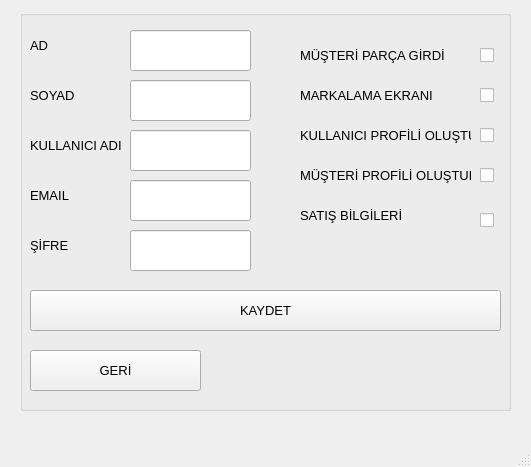
<?xml version="1.0" encoding="UTF-8"?>
<ui version="4.0">
 <class>NewUserPageCls</class>
 <widget class="QMainWindow" name="NewUserPageCls">
  <property name="geometry">
   <rect>
    <x>0</x>
    <y>0</y>
    <width>531</width>
    <height>467</height>
   </rect>
  </property>
  <property name="windowTitle">
   <string>MainWindow</string>
  </property>
  <property name="styleSheet">
   <string notr="true"/>
  </property>
  <widget class="QWidget" name="centralwidget">
   <widget class="QGroupBox" name="groupBox">
    <property name="geometry">
     <rect>
      <x>20</x>
      <y>10</y>
      <width>491</width>
      <height>401</height>
     </rect>
    </property>
    <property name="font">
     <font>
      <pointsize>10</pointsize>
     </font>
    </property>
    <property name="title">
     <string/>
    </property>
    <widget class="QLabel" name="label">
     <property name="geometry">
      <rect>
       <x>10</x>
       <y>20</y>
       <width>91</width>
       <height>31</height>
      </rect>
     </property>
     <property name="font">
      <font>
       <pointsize>10</pointsize>
      </font>
     </property>
     <property name="text">
      <string>AD</string>
     </property>
    </widget>
    <widget class="QLineEdit" name="lineEditEmail">
     <property name="geometry">
      <rect>
       <x>110</x>
       <y>170</y>
       <width>121</width>
       <height>41</height>
      </rect>
     </property>
     <property name="font">
      <font>
       <pointsize>10</pointsize>
      </font>
     </property>
    </widget>
    <widget class="QLineEdit" name="lineEditSurName">
     <property name="geometry">
      <rect>
       <x>110</x>
       <y>70</y>
       <width>121</width>
       <height>41</height>
      </rect>
     </property>
     <property name="font">
      <font>
       <pointsize>10</pointsize>
      </font>
     </property>
    </widget>
    <widget class="QCheckBox" name="checkBox_UserPriv">
     <property name="geometry">
      <rect>
       <x>460</x>
       <y>110</y>
       <width>16</width>
       <height>31</height>
      </rect>
     </property>
     <property name="font">
      <font>
       <pointsize>10</pointsize>
      </font>
     </property>
     <property name="text">
      <string/>
     </property>
    </widget>
    <widget class="QLabel" name="label_8">
     <property name="geometry">
      <rect>
       <x>280</x>
       <y>110</y>
       <width>171</width>
       <height>31</height>
      </rect>
     </property>
     <property name="font">
      <font>
       <pointsize>10</pointsize>
      </font>
     </property>
     <property name="text">
      <string>KULLANICI PROFİLİ OLUŞTUR</string>
     </property>
    </widget>
    <widget class="QLabel" name="label_10">
     <property name="geometry">
      <rect>
       <x>280</x>
       <y>190</y>
       <width>151</width>
       <height>31</height>
      </rect>
     </property>
     <property name="font">
      <font>
       <pointsize>10</pointsize>
      </font>
     </property>
     <property name="text">
      <string>SATIŞ BİLGİLERİ</string>
     </property>
    </widget>
    <widget class="QLabel" name="label_7">
     <property name="geometry">
      <rect>
       <x>280</x>
       <y>70</y>
       <width>151</width>
       <height>31</height>
      </rect>
     </property>
     <property name="font">
      <font>
       <pointsize>10</pointsize>
      </font>
     </property>
     <property name="text">
      <string>MARKALAMA EKRANI</string>
     </property>
    </widget>
    <widget class="QCheckBox" name="checkBox_ProdPriv">
     <property name="geometry">
      <rect>
       <x>460</x>
       <y>30</y>
       <width>16</width>
       <height>31</height>
      </rect>
     </property>
     <property name="font">
      <font>
       <pointsize>10</pointsize>
      </font>
     </property>
     <property name="text">
      <string/>
     </property>
    </widget>
    <widget class="QLabel" name="label_2">
     <property name="geometry">
      <rect>
       <x>10</x>
       <y>70</y>
       <width>91</width>
       <height>31</height>
      </rect>
     </property>
     <property name="font">
      <font>
       <pointsize>10</pointsize>
      </font>
     </property>
     <property name="text">
      <string>SOYAD</string>
     </property>
    </widget>
    <widget class="QPushButton" name="pushButtonReturn">
     <property name="geometry">
      <rect>
       <x>10</x>
       <y>340</y>
       <width>171</width>
       <height>41</height>
      </rect>
     </property>
     <property name="font">
      <font>
       <pointsize>10</pointsize>
      </font>
     </property>
     <property name="text">
      <string>GERİ</string>
     </property>
    </widget>
    <widget class="QLabel" name="label_5">
     <property name="geometry">
      <rect>
       <x>10</x>
       <y>220</y>
       <width>91</width>
       <height>31</height>
      </rect>
     </property>
     <property name="font">
      <font>
       <pointsize>10</pointsize>
      </font>
     </property>
     <property name="text">
      <string>ŞİFRE</string>
     </property>
    </widget>
    <widget class="QLabel" name="label_6">
     <property name="geometry">
      <rect>
       <x>280</x>
       <y>30</y>
       <width>151</width>
       <height>31</height>
      </rect>
     </property>
     <property name="font">
      <font>
       <pointsize>10</pointsize>
      </font>
     </property>
     <property name="text">
      <string>MÜŞTERİ PARÇA GİRDİ</string>
     </property>
    </widget>
    <widget class="QPushButton" name="pushButtonSave">
     <property name="geometry">
      <rect>
       <x>10</x>
       <y>280</y>
       <width>471</width>
       <height>41</height>
      </rect>
     </property>
     <property name="font">
      <font>
       <pointsize>10</pointsize>
      </font>
     </property>
     <property name="text">
      <string>KAYDET</string>
     </property>
    </widget>
    <widget class="QLabel" name="label_3">
     <property name="geometry">
      <rect>
       <x>10</x>
       <y>120</y>
       <width>91</width>
       <height>31</height>
      </rect>
     </property>
     <property name="font">
      <font>
       <pointsize>10</pointsize>
      </font>
     </property>
     <property name="text">
      <string>KULLANICI ADI</string>
     </property>
    </widget>
    <widget class="QCheckBox" name="checkBox_SalePriv">
     <property name="geometry">
      <rect>
       <x>460</x>
       <y>200</y>
       <width>16</width>
       <height>21</height>
      </rect>
     </property>
     <property name="font">
      <font>
       <pointsize>10</pointsize>
      </font>
     </property>
     <property name="text">
      <string/>
     </property>
    </widget>
    <widget class="QLineEdit" name="lineEditUserName">
     <property name="geometry">
      <rect>
       <x>110</x>
       <y>120</y>
       <width>121</width>
       <height>41</height>
      </rect>
     </property>
     <property name="font">
      <font>
       <pointsize>10</pointsize>
      </font>
     </property>
    </widget>
    <widget class="QLineEdit" name="lineEditPassword">
     <property name="geometry">
      <rect>
       <x>110</x>
       <y>220</y>
       <width>121</width>
       <height>41</height>
      </rect>
     </property>
     <property name="font">
      <font>
       <pointsize>10</pointsize>
      </font>
     </property>
    </widget>
    <widget class="QCheckBox" name="checkBox_CustPriv">
     <property name="geometry">
      <rect>
       <x>460</x>
       <y>150</y>
       <width>16</width>
       <height>31</height>
      </rect>
     </property>
     <property name="font">
      <font>
       <pointsize>10</pointsize>
      </font>
     </property>
     <property name="text">
      <string/>
     </property>
    </widget>
    <widget class="QCheckBox" name="checkBoxBrandingPriv">
     <property name="geometry">
      <rect>
       <x>460</x>
       <y>70</y>
       <width>16</width>
       <height>31</height>
      </rect>
     </property>
     <property name="font">
      <font>
       <pointsize>10</pointsize>
      </font>
     </property>
     <property name="text">
      <string/>
     </property>
    </widget>
    <widget class="QLineEdit" name="lineEditName">
     <property name="geometry">
      <rect>
       <x>110</x>
       <y>20</y>
       <width>121</width>
       <height>41</height>
      </rect>
     </property>
     <property name="font">
      <font>
       <pointsize>10</pointsize>
      </font>
     </property>
    </widget>
    <widget class="QLabel" name="label_9">
     <property name="geometry">
      <rect>
       <x>280</x>
       <y>150</y>
       <width>171</width>
       <height>31</height>
      </rect>
     </property>
     <property name="font">
      <font>
       <pointsize>10</pointsize>
      </font>
     </property>
     <property name="text">
      <string>MÜŞTERİ PROFİLİ OLUŞTUR</string>
     </property>
    </widget>
    <widget class="QLabel" name="label_4">
     <property name="geometry">
      <rect>
       <x>10</x>
       <y>170</y>
       <width>91</width>
       <height>31</height>
      </rect>
     </property>
     <property name="font">
      <font>
       <pointsize>10</pointsize>
      </font>
     </property>
     <property name="text">
      <string>EMAIL</string>
     </property>
    </widget>
   </widget>
  </widget>
  <widget class="QMenuBar" name="menubar">
   <property name="geometry">
    <rect>
     <x>0</x>
     <y>0</y>
     <width>531</width>
     <height>21</height>
    </rect>
   </property>
  </widget>
  <widget class="QStatusBar" name="statusbar"/>
 </widget>
 <tabstops>
  <tabstop>lineEditName</tabstop>
  <tabstop>lineEditSurName</tabstop>
  <tabstop>lineEditUserName</tabstop>
  <tabstop>lineEditEmail</tabstop>
  <tabstop>lineEditPassword</tabstop>
  <tabstop>checkBox_ProdPriv</tabstop>
  <tabstop>checkBoxBrandingPriv</tabstop>
  <tabstop>checkBox_UserPriv</tabstop>
  <tabstop>checkBox_CustPriv</tabstop>
  <tabstop>checkBox_SalePriv</tabstop>
  <tabstop>pushButtonSave</tabstop>
  <tabstop>pushButtonReturn</tabstop>
 </tabstops>
 <resources/>
 <connections/>
</ui>
